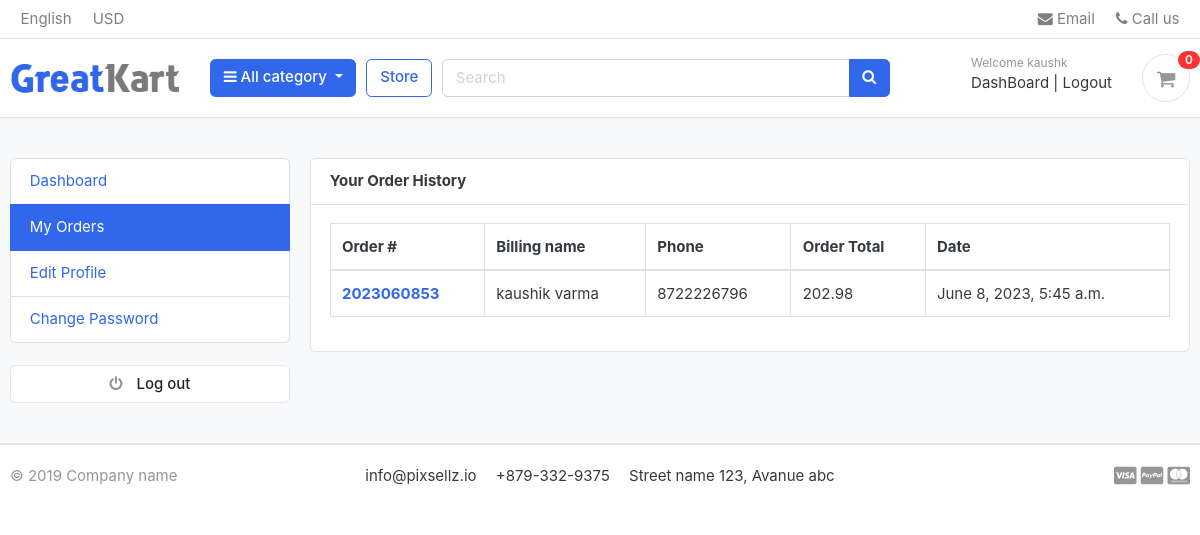
The app's page /accounts/myorders/ (signed in), older data.
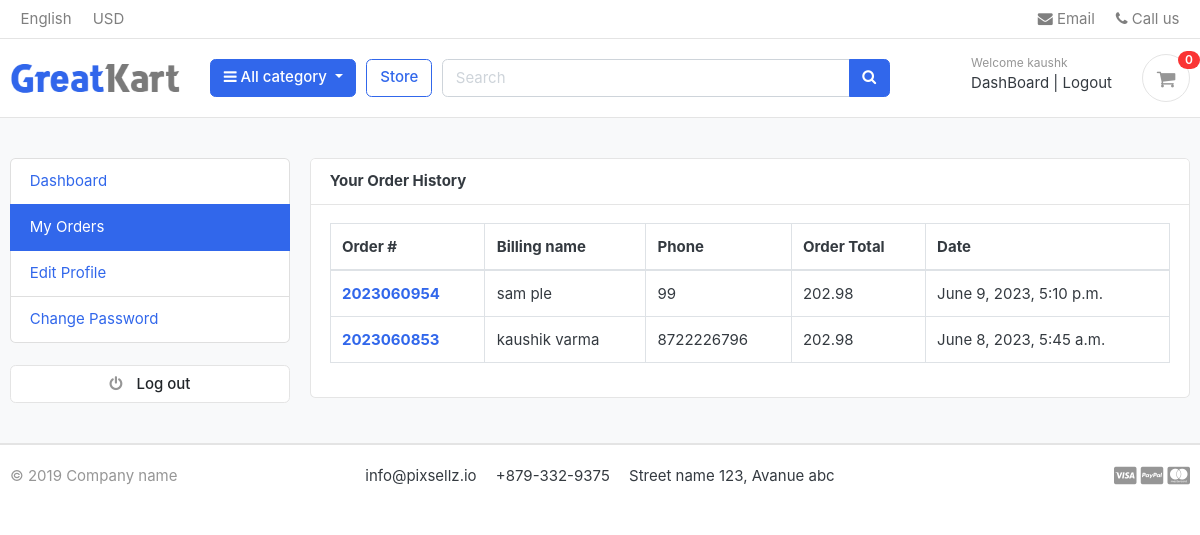
The same page, newer data.
### accounts/models.py (models this page shows, shortened)
class Account(AbstractBaseUser):
    first_name = models.CharField(max_length=50,)
    last_name = models.CharField(max_length=50,)
    username = models.CharField(max_length=50,unique=True)
    email = models.EmailField(max_length=100,unique=True)
    phone_number = models.CharField(max_length=50)
    date_joined = models.DateTimeField(auto_now_add=True)
    last_login = models.DateTimeField(auto_now_add=True)
    is_admin = models.BooleanField(default=False)
    is_staff = models.BooleanField(default=False)
    is_active = models.BooleanField(default=False)
    is_superadmin = models.BooleanField(default=False)
    USERNAME_FIELD = 'email'
    REQUIRED_FIELDS = [
        'username','first_name','last_name'
    ]
    objects = MyAccountManager()

### orders/models.py (models this page shows, shortened)
class Order(models.Model):
    STATUS = (
    ('New','New'),
    ('Accepted','Accepted'),
    ('Completed','Completed'),
    ('Cancelled','Cancelled'),
    )
    user = models.ForeignKey(Account,on_delete=models.CASCADE)
    payment = models.ForeignKey(Payment,on_delete=models.CASCADE,blank=True,null=True)
    order_number = models.CharField(max_length=100)
    first_name = models.CharField(max_length=100)
    last_name = models.CharField(max_length=100)
    phone = models.CharField(max_length=100)
    email = models.EmailField(max_length=50)
    address_line_1 = models.CharField(max_length=100)
    address_line_2 = models.CharField(max_length=100,blank=True)
    country = models.CharField(max_length=100)
    state = models.CharField(max_length=100)
    city = models.CharField(max_length=100)
    order_note = models.CharField(max_length=100,blank=True)
    order_total = models.FloatField()
    tax = models.FloatField()
    status = models.CharField(max_length=10,choices=STATUS,default='new')
    ip = models.CharField(max_length=100,blank=True)
    is_ordered = models.BooleanField(default=False)
    created_at = models.DateTimeField(auto_now_add=True)
    updated_at = models.DateTimeField(auto_now=True)
    def full_name(self):
        return f'{self.first_name} {self.last_name}'

### accounts/views.py (the view)
# urls.py: path('myorders/',views.myorders,name='myorders'),
@login_required(login_url='login')
def myorders(request):
    orders = Order.objects.filter(user=request.user.id,is_ordered =True).order_by('-created_at') #'-' will give order in descending order
    context = {
        'orders':orders
    }
    return render(request,'accounts/my_orders.html',context)

### cart/context_processors.py (called while the page is built)
def counter(request):
    cart_count = 0
    if 'admin' in request.path:
        return {}
    else:
        try:
            cart = Cart.objects.filter(cart_id=_cart_id(request))
            if request.user.is_authenticated:
                cart_items = CartItem.objects.all().filter(user=request.user)
            else:
                cart_items = CartItem.objects.all().filter(cart=cart[:1])
            for cart_item in cart_items:
                cart_count += cart_item.quantity #like we can have same product with diff quantity..so we have to a
        except Cart.DoesNotExist:
            cart_count = 0
    return dict(cart_count = cart_count)

### cart/views.py (called while the page is built)
def _cart_id(request):
    cart = request.session.session_key
    if not cart:
        cart = request.session.create()
    return cart

### category/context_processor.py (called while the page is built)
def menu_links(request):
    links = Category.objects.all()
    return dict(links=links)

### category/models.py (called while the page is built)
    def get_url(self):
        return reverse('products_by_category',args=[self.slug])

### templates/accounts/my_orders.html (shortened to what this page needs)
{% extends 'base.html' %}
{% block content %}
<section class="section-conten padding-y bg">
    <div class="container">
        <div class="row">
            {% include 'includes/dashboard_sidebar.html' %}
        <main class="col-md-9">
            <article class="card">
            <header class="card-header">
                <strong class="d-inline-block mr-3">Your Order History</strong>
            </header>
            <div class="card-body">
                <div class="row">
                   <div class="col-md-12">
                    <table class="table table-bordered ">
                        <thead>
                          <tr>
                            <th scope="col">Order #</th>
                            <th scope="col">Billing name</th>
                            <th scope="col">Phone</th>
                            <th scope="col">Order Total</th>
                            <th scope="col">Date</th>
                          </tr>
                        </thead>
                        <tbody>
                            {% for order in orders %}
                          <tr>
                            <th scope="row"><a href="{% url 'orderdetail' order.order_number %}">{{order.order_number}}</a></th>
                            <td>{{order.full_name}}</td>
                            <td>{{order.phone}}</td>
                            <td>{{order.order_total}}</td>
                            <td>{{order.created_at}}</td>
                          </tr>
                          {% endfor %}
                        </tbody>
                      </table>
                   </div>
                </div>
            </div>
            </article>
        </main>
    </div>
    </div>
    </section>
{% endblock content %}

### templates/base.html (shortened to what this page needs)
{% load static %}
<!DOCTYPE HTML>
<html lang="en">
<head>
<link href="{% static 'css/bootstrap.css' %}" rel="stylesheet" type="text/css"/>
<link href="{% static 'fonts/fontawesome/css/all.min.css' %}" type="text/css" rel="stylesheet">
<link href="{% static 'css/ui.css' %}" rel="stylesheet" type="text/css"/>
<link href="{% static 'css/responsive.css' %}" rel="stylesheet" media="only screen and (max-width: 1200px)" />
<link href="{% static 'css/custom.css' %}" rel="stylesheet" type="text/css"/>
<link rel="stylesheet" href="https://cdnjs.cloudflare.com/ajax/libs/font-awesome/4.7.0/css/font-awesome.min.css">
</head>
<body>
{% include 'includes/navbar.html' %}
{% block content %}{% endblock %}
{% include 'includes/footer.html' %}

### templates/includes/navbar.html (shortened to what this page needs)
{% load static %}
<header class="section-header">
    <nav class="navbar p-md-0 navbar-expand-sm navbar-light border-bottom">
    <div class="container">
      <div class="collapse navbar-collapse" id="navbarTop4">
        <ul class="navbar-nav mr-auto">
            <li class="nav-item dropdown">
                 <a href="#" class="nav-link">   English </a>
            </li>
            <li class="nav-item dropdown">
                <a href="#" class="nav-link"> USD </a>
            </li>
        </ul>
        <ul class="navbar-nav">
            <li><a href="#" class="nav-link"> <i class="fa fa-envelope"></i> Email </a></li>
            <li><a href="#" class="nav-link"> <i class="fa fa-phone"></i> Call us </a></li>
        </ul>
      </div>
    </div>
    </nav>
    <section class="header-main border-bottom">
        <div class="container">
    <div class="row align-items-center">
        <div class="col-lg-2 col-md-3 col-6">
            <a href="{% url 'home' %}" class="brand-wrap">
                <img class="logo" src="{% static './images/logo.png' %}">
            </a>
        </div>
        <div class="col-lg col-sm col-md col-6 flex-grow-0">
            <div class="category-wrap dropdown d-inline-block float-right">
                <button type="button" class="btn btn-primary dropdown-toggle" data-toggle="dropdown">
                    <i class="fa fa-bars"></i> All category
                </button>
            </div>
        </div>
        <a href="{% url 'store' %}" class="btn btn-outline-primary">Store</a>
        <div class="col-lg  col-md-6 col-sm-12 col">
            <form action="{% url 'search' %}" class="search" method="GET">
                <div class="input-group w-100">
                    <input type="text" class="form-control" style="width:60%;" placeholder="Search" name="keyword">
                    <div class="input-group-append">
                      <button class="btn btn-primary" type="submit">
                        <i class="fa fa-search"></i>
                      </button>
                    </div>
                </div>
            </form>
        </div>
        <div class="col-lg-3 col-sm-6 col-8 order-2 order-lg-3">
                    <div class="d-flex justify-content-end mb-3 mb-lg-0">
                        {% if user.id is None %}
                        <div class="widget-header">
                            <small class="title text-muted">Welcome guest!</small>
                            <div>
                                <a href="{% url 'login' %}">Sign in</a> <span class="dark-transp"> | </span>
                                <a href="{% url 'register' %}"> Register</a>
                            </div>
                        </div>
                        {% else %}
                        <div class="widget-header">
                            <small class="title text-muted">Welcome {{user.first_name}}</small>
                            <div>
                                <a href="{% url 'dashboard' %}">DashBoard</a> <span class="dark-transp"> | </span>
                                <a href="{% url 'logout' %}"> Logout </a>
                            </div>
                        </div>
                        {% endif %}
                        <a href="{% url 'cart' %}" class="widget-header pl-3 ml-3">
                            <div class="icon icon-sm rounded-circle border"><i class="fa fa-shopping-cart"></i></div>
                            <span class="badge badge-pill badge-danger notify">{{cart_count}}</span>
                        </a>
                    </div>
                </div>
    </div>
        </div>
    </section>
    </header>

### templates/includes/dashboard_sidebar.html
<aside class="col-md-3">
    <ul class="list-group">
        <a class="list-group-item {% if '/accounts/' == request.path %}active{% endif %}" href="{% url 'dashboard' %}"> Dashboard </a>
        <a class="list-group-item {% if '/myorders/' in request.path %}active{% endif %}" href="{% url 'myorders' %}"> My Orders </a>
        <a class="list-group-item {% if '/editprofile/' in request.path %}active{% endif %}" href="{% url 'editprofile' %}"> Edit Profile </a>
        <a class="list-group-item {% if '/changepassword/' in request.path %}active{% endif %}" href="{% url 'changepassword' %}"> Change Password </a>
    </ul>
    <br>
    <a class="btn btn-light btn-block" href="{% url 'logout' %}"> <i class="fa fa-power-off"></i> <span class="text">Log out</span> </a>
</aside>

### templates/includes/footer.html (shortened to what this page needs)
{% load static %}
<footer class="section-footer border-top">
	<div class="container">
		<section class="footer-bottom border-top row">
			<div class="col-md-2">
				<p class="text-muted"> &copy 2019 Company name </p>
			</div>
			<div class="col-md-8 text-md-center">
				<span  class="px-2">info@pixsellz.io</span>
				<span  class="px-2">+879-332-9375</span>
				<span  class="px-2">Street name 123, Avanue abc</span>
			</div>
			<div class="col-md-2 text-md-right text-muted">
				<i class="fab fa-lg fa-cc-visa"></i>
				<i class="fab fa-lg fa-cc-paypal"></i>
				<i class="fab fa-lg fa-cc-mastercard"></i>
			</div>
		</section>
	</div>
</footer>
</body>
</html>

### static/css/ui.css (style rules this page uses)
html { font-family: "Inter", sans-serif; font-size: 15px; }
.icon-xs, .icon-sm, .icon-md, .icon-lg { display: inline-block; text-align: center; flex-shrink: 0; flex-grow: 0; }
.icon-sm { width: 48px; height: 48px; line-height: 48px !important; font-size: 20px; }
.padding-y { padding-top: 40px; padding-bottom: 40px; }
article:after, .form-group:after { display: block; clear: both; content: ""; }
.bg { background-color: #f8f9fa; }
p:last-child { margin-bottom: 0; }
.header-main { position: relative; padding-top: 1rem; padding-bottom: 1rem; }
.brand-wrap .logo, .navbar-brand .logo { margin-right: 7px; max-height: 42px; display: inline-block; }
.widget-header { display: inline-block; vertical-align: middle; position: relative; }
.widget-header a { color: #343a40; }
.widget-header i { color: #969696; }
.widget-header .title { display: block; }
.widget-header .notify { position: absolute; top: -3px; right: -10px; }
.footer-bottom { padding-top: 20px; padding-bottom: 20px; }
.btn-light { background-color: #fff; border-color: #e4e4e4; }
.btn-light i { color: #969696; }
.btn i + .text { margin-left: 10px; }
.notify { position: absolute; top: -4px; right: -10px; display: inline-block; padding: 0.25em 0.6em; font-size: 12px; line-height: 1; text-align: center; border-radius: 3rem; color: #fff; background-color: #fa3434; }

Row changes from the older to the newer data that the page shows:
added Order: order_number "2023060954", full_name "sam ple", phone "99", order_total "202.98", created_at "June 9, 2023, 5:10 p.m."
